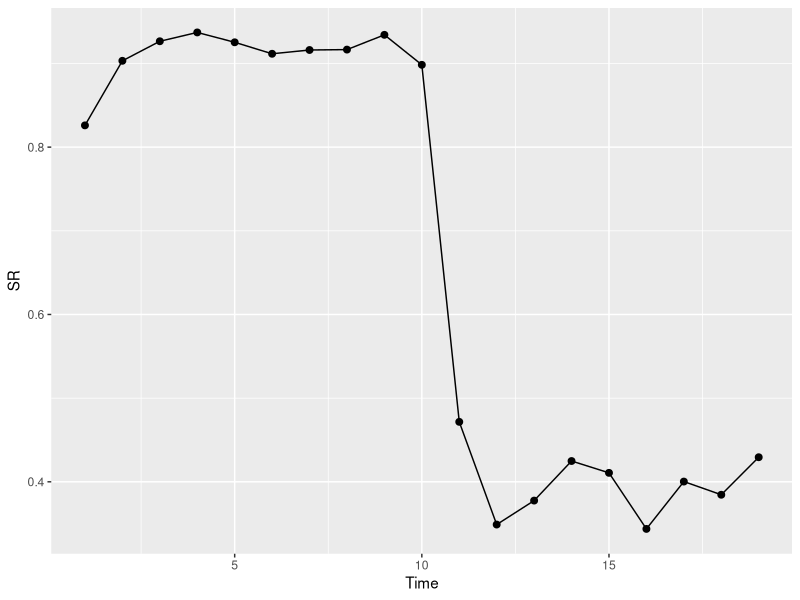
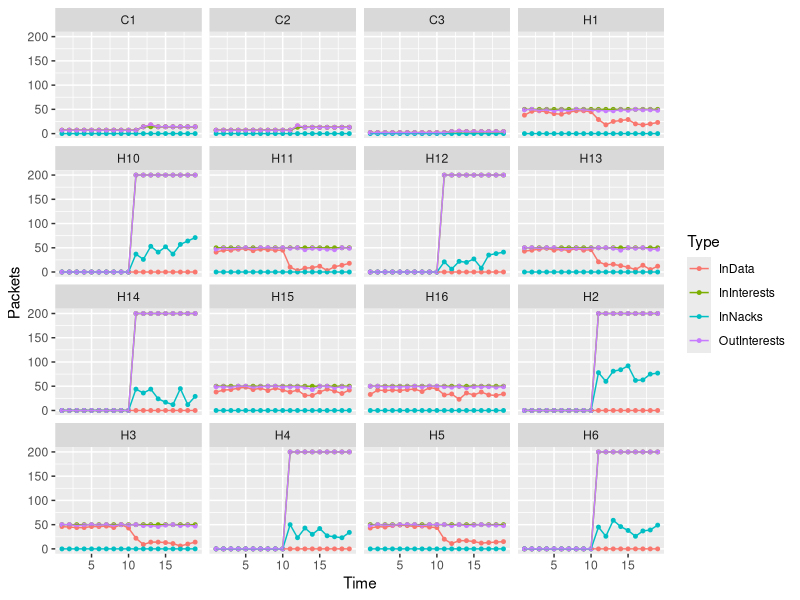
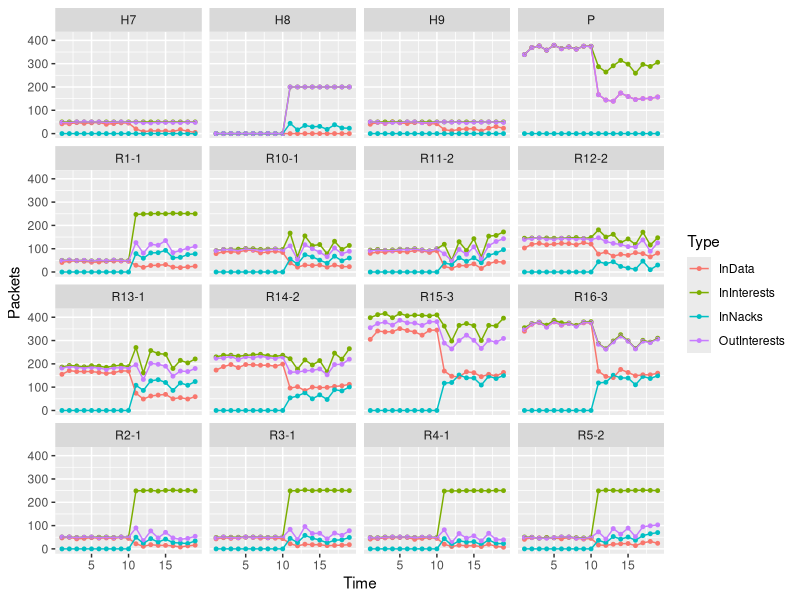
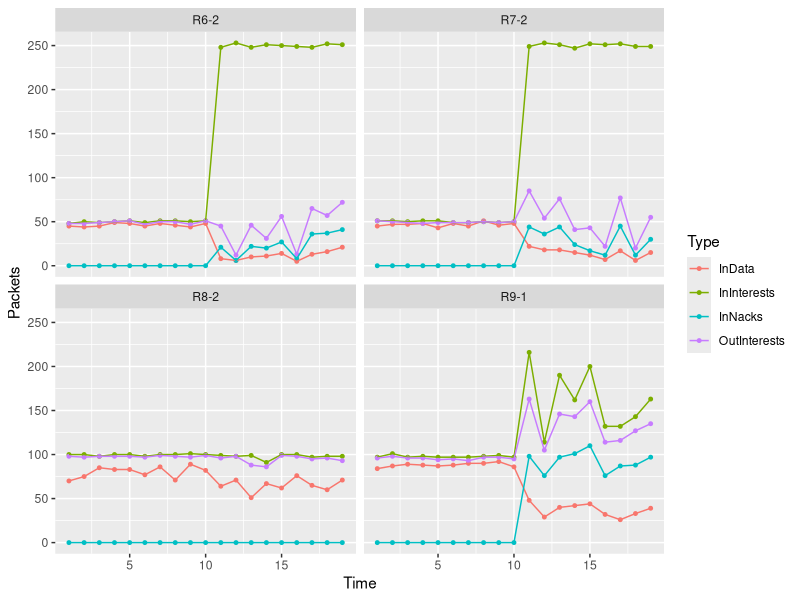

Generate these figures, in order, with R:
# Copyright (c) 2012,2015  Alexander Afanasyev <alexander.afanasyev@ucla.edu>

# install.packages('ggplot2')
library(ggplot2)
# install.packages('scales')
library(scales)

# install.packages('doBy')
library(doBy)

#########################
# Rate trace processing #
#########################
data = read.table("rate-trace.txt", header=T)
data$Node = factor(data$Node)
data$FaceId <- factor(data$FaceId)
data$PacketRaw <- data$PacketRaw
data$Type = factor(data$Type)

# exlude irrelevant types
data = subset(data, Type %in% c("OutInterests", "InData", "InNacks", "InInterests"))

# combine stats from all faces
data.combined = summaryBy(. ~ Time + Node + Type, data=data, FUN=sum)

root1 = subset(data.combined, Type=="OutInterests")
root2 = subset(data.combined, Type=="InData")

df = data.frame(Time = root1$Time, Node = root1$Node, Rate = root2$PacketRaw.sum / root1$PacketRaw.sum)
df.test = subset(df, Node %in% c("H1", "H3", "H5", "H7", "H9", "H11", "H13", "H15", "H16"))
# df.test = subset(df, grepl("^good-H", Node))
df.avg = summaryBy(. ~ Time, data=df.test, FUN=mean)
write.table(df.avg$Rate.mean, "rate.txt", row.names = FALSE, col.names = FALSE)
# graph rates on all nodes in PacketRaw
fa = levels(df$Node)

pdf("rate.pdf")
g.root <- ggplot(df.avg) +
  geom_point(aes (x=Time, y=Rate.mean), size=2) +
  geom_line(aes (x=Time, y=Rate.mean), size=0.5) +
  ylab("SR")

print(g.root)

### SR of all nodes ###
for(i in 1:ceiling(length(fa)/16)){
  sub_class=fa[c(1:16)+(i-1)*16]
  g.root <- ggplot(subset(data.combined, Node %in% sub_class)) +
    geom_point(aes (x=Time, y=PacketRaw.sum, color=Type), size=1) +
    geom_line(aes (x=Time, y=PacketRaw.sum, , color=Type), size=0.5) +
    ylab("Packets") +
    facet_wrap(~ Node)
  print(g.root)
}

### data of all nodes ###
# for(i in 1:ceiling(length(fa)/16)){
#   sub_class=fa[c(1:16)+(i-1)*16]
#   g.all <- ggplot(subset(data.combined, Node %in% sub_class)) +
#     geom_point(aes (x=Time, y=PacketRaw.sum, color=Type), size=1) +
#     geom_line(aes (x=Time, y=PacketRaw.sum, color=Type), size=0.5) +
#     ylab("Packets") +
#     facet_wrap(~ Node)
#   print(g.all)
# }



# graph rates on the root nodes in Packets
# g.root <- ggplot(data.root) +
#   #geom_point(aes (x=Time, y=PacketRaw.sum, color=Type), size=2) +
#   geom_line(aes (x=Time, y=PacketRaw.sum, color=Type), size=0.5) +
#   ylab("Packets")

# print(g.root)

# png("src/ndnSIM/docs/source/_static/root-rates.png", width=500, height=250)
# print(g.root)
retval <- dev.off()